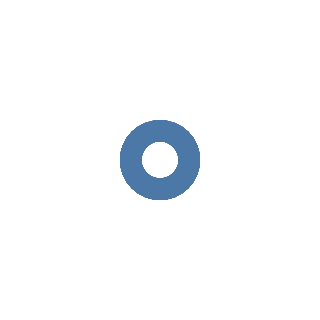

Write notebook code for a chart like this one.
### Markdown cell above
Remember, to get a reasonable chart we need we need to describe what we want to use <font color='#55AAE7'>data</font>, <font color="#7F7C1C">encoding/channels</font>, and <font color="#AC491A">marks</font>.

To pick the kind of visualization we want, we need to make the right choice on the "mark." Do we want points (for a scatter plot)? lines (for a time series)? or bars (for a bar chart or heatmap)? See your choices [here](https://altair-viz.github.io/user_guide/marks.html).

Let's start easy. Let's make a scatterplot. We will tell Altair that we want a new Chart and that we will be using the mtcars dataframe. We will also, at minimum, neeed to pick the kind of mark. Scatterplots use points (a dot for every car in this case), so here's the code:

### Code cell
#1.4  Encode the dataset using points

alt.Chart(mtcars).mark_point()

### Figure 1 — Vega-Lite specification as saved in the notebook (floating-point values rounded to 4 significant figures)
{"config": {"view": {"continuousWidth": 400, "continuousHeight": 300}}, "data": {"name": "data-9409cf149fcd97d1b95049972fed8558"}, "mark": "point", "$schema": "https://vega.github.io/schema/vega-lite/v4.8.1.json", "datasets": {"data-9409cf149fcd97d1b95049972fed8558": [{"model": "Mazda RX4", "MPG": 21.0, "cylinders": 6, "displacement": 160.0, "HP": 110, "rear_axle_ratio": 3.9, "weight": 2.62, "qsec": 16.46, "vs": 0, "transmission": 1, "gears": 4, "carb": 4}, {"model": "Mazda RX4 Wag", "MPG": 21.0, "cylinders": 6, "displacement": 160.0, "HP": 110, "rear_axle_ratio": 3.9, "weight": 2.875, "qsec": 17.02, "vs": 0, "transmission": 1, "gears": 4, "carb": 4}, {"model": "Datsun 710", "MPG": 22.8, "cylinders": 4, "displacement": 108.0, "HP": 93, "rear_axle_ratio": 3.85, "weight": 2.32, "qsec": 18.61, "vs": 1, "transmission": 1, "gears": 4, "carb": 1}, {"model": "Hornet 4 Drive", "MPG": 21.4, "cylinders": 6, "displacement": 258.0, "HP": 110, "rear_axle_ratio": 3.08, "weight": 3.215, "qsec": 19.44, "vs": 1, "transmission": 0, "gears": 3, "carb": 1}, {"model": "Hornet Sportabout", "MPG": 18.7, "cylinders": 8, "displacement": 360.0, "HP": 175, "rear_axle_ratio": 3.15, "weight": 3.44, "qsec": 17.02, "vs": 0, "transmission": 0, "gears": 3, "carb": 2}, {"model": "Valiant", "MPG": 18.1, "cylinders": 6, "displacement": 225.0, "HP": 105, "rear_axle_ratio": 2.76, "weight": 3.46, "qsec": 20.22, "vs": 1, "transmission": 0, "gears": 3, "carb": 1}, {"model": "Duster 360", "MPG": 14.3, "cylinders": 8, "displacement": 360.0, "HP": 245, "rear_axle_ratio": 3.21, "weight": 3.57, "qsec": 15.84, "vs": 0, "transmission": 0, "gears": 3, "carb": 4}, {"model": "Merc 240D", "MPG": 24.4, "cylinders": 4, "displacement": 146.7, "HP": 62, "rear_axle_ratio": 3.69, "weight": 3.19, "qsec": 20.0, "vs": 1, "transmission": 0, "gears": 4, "carb": 2}, {"model": "Merc 230", "MPG": 22.8, "cylinders": 4, "displacement": 140.8, "HP": 95, "rear_axle_ratio": 3.92, "weight": 3.15, "qsec": 22.9, "vs": 1, "transmission": 0, "gears": 4, "carb": 2}, {"model": "Merc 280", "MPG": 19.2, "cylinders": 6, "displacement": 167.6, "HP": 123, "rear_axle_ratio": 3.92, "weight": 3.44, "qsec": 18.3, "vs": 1, "transmission": 0, "gears": 4, "carb": 4}, {"model": "Merc 280C", "MPG": 17.8, "cylinders": 6, "displacement": 167.6, "HP": 123, "rear_axle_ratio": 3.92, "weight": 3.44, "qsec": 18.9, "vs": 1, "transmission": 0, "gears": 4, "carb": 4}, {"model": "Merc 450SE", "MPG": 16.4, "cylinders": 8, "displacement": 275.8, "HP": 180, "rear_axle_ratio": 3.07, "weight": 4.07, "qsec": 17.4, "vs": 0, "transmission": 0, "gears": 3, "carb": 3}, {"model": "Merc 450SL", "MPG": 17.3, "cylinders": 8, "displacement": 275.8, "HP": 180, "rear_axle_ratio": 3.07, "weight": 3.73, "qsec": 17.6, "vs": 0, "transmission": 0, "gears": 3, "carb": 3}, {"model": "Merc 450SLC", "MPG": 15.2, "cylinders": 8, "displacement": 275.8, "HP": 180, "rear_axle_ratio": 3.07, "weight": 3.78, "qsec": 18.0, "vs": 0, "transmission": 0, "gears": 3, "carb": 3}, {"model": "Cadillac Fleetwood", "MPG": 10.4, "cylinders": 8, "displacement": 472.0, "HP": 205, "rear_axle_ratio": 2.93, "weight": 5.25, "qsec": 17.98, "vs": 0, "transmission": 0, "gears": 3, "carb": 4}, {"model": "Lincoln Continental", "MPG": 10.4, "cylinders": 8, "displacement": 460.0, "HP": 215, "rear_axle_ratio": 3.0, "weight": 5.424, "qsec": 17.82, "vs": 0, "transmission": 0, "gears": 3, "carb": 4}, {"model": "Chrysler Imperial", "MPG": 14.7, "cylinders": 8, "displacement": 440.0, "HP": 230, "rear_axle_ratio": 3.23, "weight": 5.345, "qsec": 17.42, "vs": 0, "transmission": 0, "gears": 3, "carb": 4}, {"model": "Fiat 128", "MPG": 32.4, "cylinders": 4, "displacement": 78.7, "HP": 66, "rear_axle_ratio": 4.08, "weight": 2.2, "qsec": 19.47, "vs": 1, "transmission": 1, "gears": 4, "carb": 1}, {"model": "Honda Civic", "MPG": 30.4, "cylinders": 4, "displacement": 75.7, "HP": 52, "rear_axle_ratio": 4.93, "weight": 1.615, "qsec": 18.52, "vs": 1, "transmission": 1, "gears": 4, "carb": 2}, {"model": "Toyota Corolla", "MPG": 33.9, "cylinders": 4, "displacement": 71.1, "HP": 65, "rear_axle_ratio": 4.22, "weight": 1.835, "qsec": 19.9, "vs": 1, "transmission": 1, "gears": 4, "carb": 1}, {"model": "Toyota Corona", "MPG": 21.5, "cylinders": 4, "displacement": 120.1, "HP": 97, "rear_axle_ratio": 3.7, "weight": 2.465, "qsec": 20.01, "vs": 1, "transmission": 0, "gears": 3, "carb": 1}, {"model": "Dodge Challenger", "MPG": 15.5, "cylinders": 8, "displacement": 318.0, "HP": 150, "rear_axle_ratio": 2.76, "weight": 3.52, "qsec": 16.87, "vs": 0, "transmission": 0, "gears": 3, "carb": 2}, {"model": "AMC Javelin", "MPG": 15.2, "cylinders": 8, "displacement": 304.0, "HP": 150, "rear_axle_ratio": 3.15, "weight": 3.435, "qsec": 17.3, "vs": 0, "transmission": 0, "gears": 3, "carb": 2}, {"model": "Camaro Z28", "MPG": 13.3, "cylinders": 8, "displacement": 350.0, "HP": 245, "rear_axle_ratio": 3.73, "weight": 3.84, "qsec": 15.41, "vs": 0, "transmission": 0, "gears": 3, "carb": 4}, {"model": "Pontiac Firebird", "MPG": 19.2, "cylinders": 8, "displacement": 400.0, "HP": 175, "rear_axle_ratio": 3.08, "weight": 3.845, "qsec": 17.05, "vs": 0, "transmission": 0, "gears": 3, "carb": 2}, {"model": "Fiat X1-9", "MPG": 27.3, "cylinders": 4, "displacement": 79.0, "HP": 66, "rear_axle_ratio": 4.08, "weight": 1.935, "qsec": 18.9, "vs": 1, "transmission": 1, "gears": 4, "carb": 1}, {"model": "Porsche 914-2", "MPG": 26.0, "cylinders": 4, "displacement": 120.3, "HP": 91, "rear_axle_ratio": 4.43, "weight": 2.14, "qsec": 16.7, "vs": 0, "transmission": 1, "gears": 5, "carb": 2}, {"model": "Lotus Europa", "MPG": 30.4, "cylinders": 4, "displacement": 95.1, "HP": 113, "rear_axle_ratio": 3.77, "weight": 1.513, "qsec": 16.9, "vs": 1, "transmission": 1, "gears": 5, "carb": 2}, {"model": "Ford Pantera L", "MPG": 15.8, "cylinders": 8, "displacement": 351.0, "HP": 264, "rear_axle_ratio": 4.22, "weight": 3.17, "qsec": 14.5, "vs": 0, "transmission": 1, "gears": 5, "carb": 4}, {"model": "Ferrari Dino", "MPG": 19.7, "cylinders": 6, "displacement": 145.0, "HP": 175, "rear_axle_ratio": 3.62, "weight": 2.77, "qsec": 15.5, "vs": 0, "transmission": 1, "gears": 5, "carb": 6}, {"model": "Maserati Bora", "MPG": 15.0, "cylinders": 8, "displacement": 301.0, "HP": 335, "rear_axle_ratio": 3.54, "weight": 3.57, "qsec": 14.6, "vs": 0, "transmission": 1, "gears": 5, "carb": 8}, {"model": "Volvo 142E", "MPG": 21.4, "cylinders": 4, "displacement": 121.0, "HP": 109, "rear_axle_ratio": 4.11, "weight": 2.78, "qsec": 18.6, "vs": 1, "transmission": 1, "gears": 4, "carb": 2}]}}
